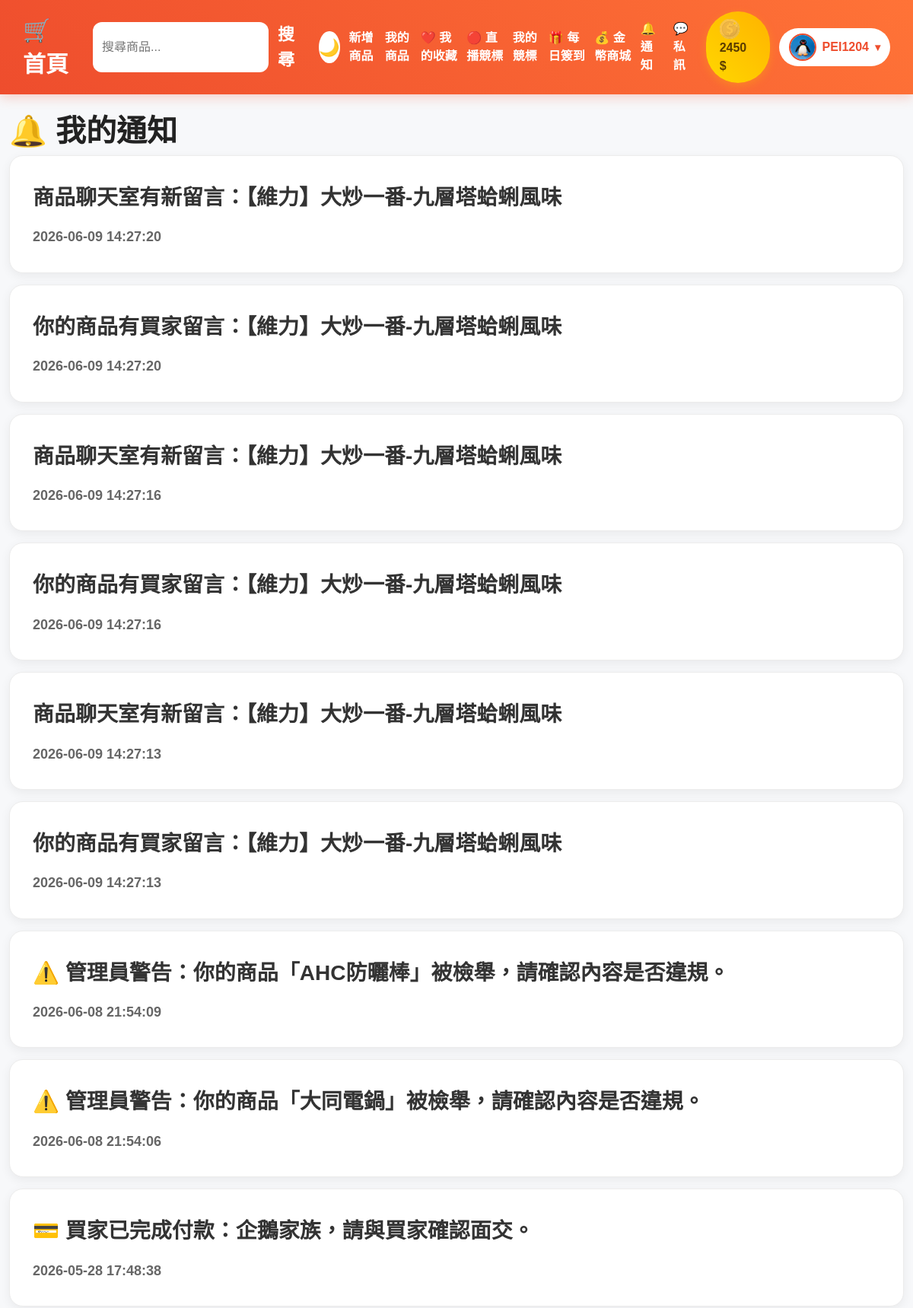
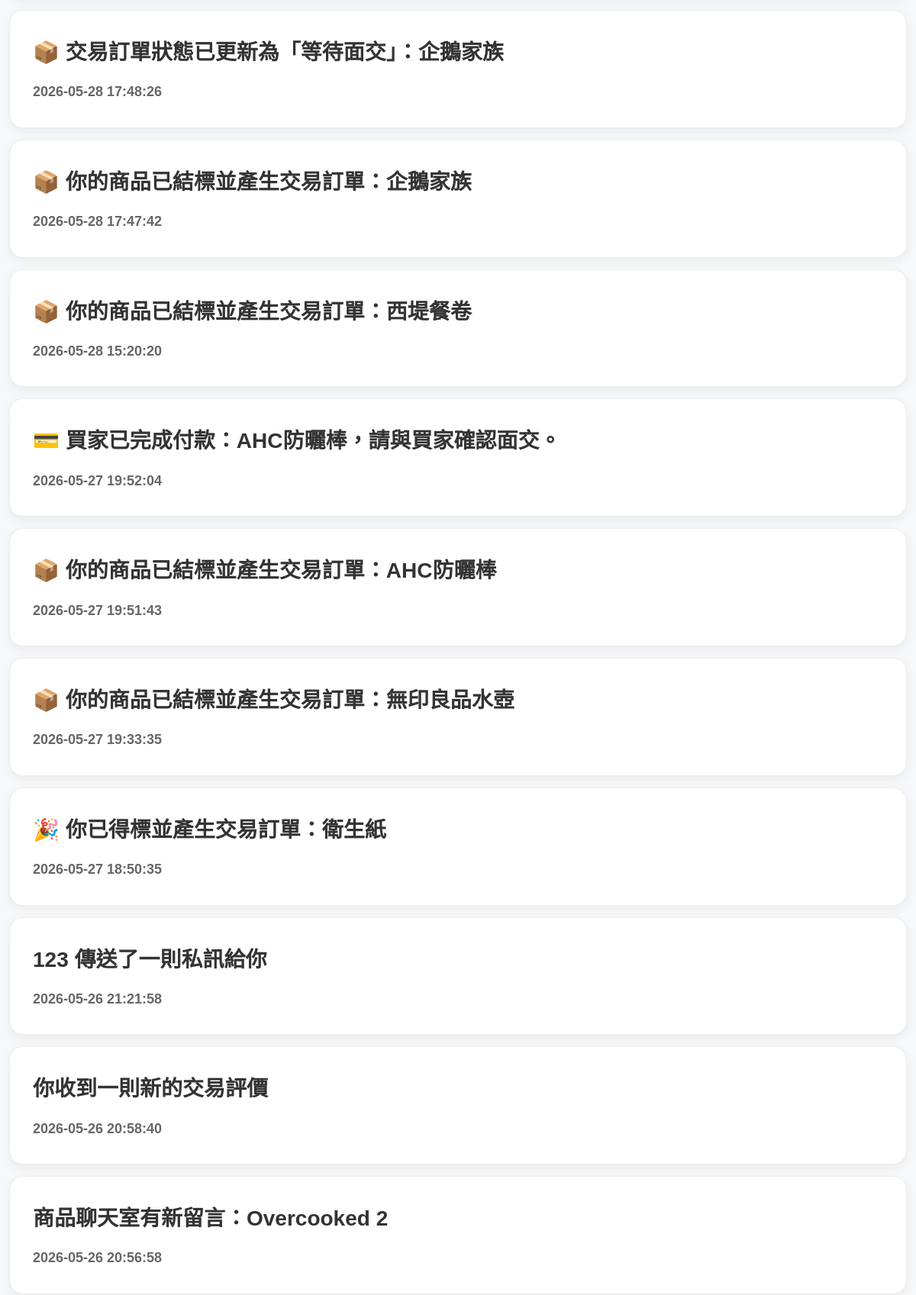
The page /notifications (signed in, upper part) on the database its author committed (2 pictures, top to bottom).
### tables this page shows
CREATE TABLE notifications (
    id INTEGER PRIMARY KEY AUTOINCREMENT,
    user_id INTEGER,
    message TEXT,
    link TEXT,
    is_read INTEGER DEFAULT 0,
    created_at TIMESTAMP DEFAULT CURRENT_TIMESTAMP
);

### app.py (the view)
@app.route("/notifications")
def notifications():
    if "user_id" not in session:
        return redirect("/login")
    db = get_db()
    notes = db.execute(
        """
        SELECT * FROM notifications
        WHERE user_id=?
        ORDER BY id DESC
        """,
        (session["user_id"],)
    ).fetchall()
    db.execute(
        """
        UPDATE notifications
        SET is_read=1
        WHERE user_id=?
        """,
        (session["user_id"],)
    )
    db.commit()
    db.close()
    return render_template(
        "notifications.html",
        notifications=notes
    )

### app.py (called while the page is built, shortened)
def get_db():
    conn = sqlite3.connect(
        DATABASE,
        timeout=30,
        check_same_thread=False
    )
    conn.row_factory = sqlite3.Row
    return conn

def inject_notification_count():
    if "user_id" not in session:
        return dict(notification_count=0)
    db = get_db()
    count = db.execute(
        """
        SELECT COUNT(*) AS count
        FROM notifications
        WHERE user_id=? AND is_read=0
        """,
        (session["user_id"],)
    ).fetchone()["count"]
    db.close()
    return dict(notification_count=count)

def inject_active_announcements():
    try:
        db = get_db()
        ensure_admin_feature_columns(db)
        announcements = db.execute(
            """
            SELECT *
            FROM announcements
            WHERE IFNULL(is_active, 1)=1
            ORDER BY id DESC
            LIMIT 3
            """
        ).fetchall()
        db.close()
        return dict(active_announcements=announcements)
    except Exception:
        return dict(active_announcements=[])

def current_admin_role():
    role = session.get("admin_role", "user")
    if role == "user" and session.get("is_admin") == 1:
        return "super_admin"
    return role

def is_super_admin():
    return current_admin_role() == "super_admin"

@app.before_request
def protect_admin_routes():
    if not request.path.startswith("/admin"):
        return None

@app.context_processor
def inject_admin_role_helpers():
    return dict(
        current_admin_role=current_admin_role(),
        admin_role_name=admin_role_name,
        require_admin_role=require_admin_role,
        is_super_admin=is_super_admin()
    )

### templates/notifications.html
{% extends "layout.html" %}
{% block content %}
<h1 class="page-title">
    🔔 我的通知
</h1>
<div class="notification-list">
    {% for n in notifications %}
        <a
            href="{{ n.link }}"
            class="notification-card"
        >
            <div>
                {{ n.message }}
            </div>
            <small>
                {{ n.created_at }}
            </small>
        </a>
    {% endfor %}
</div>
{% endblock %}

### static/style.css (style rules this page uses)
* { margin:0; padding:0; box-sizing:border-box; }
body { background:#f5f5f5; font-family:Arial,sans-serif; color:#222; overflow-x:hidden; }
.notification-list { display:flex; flex-direction:column; gap:15px; }
.notification-card { display:block; background:white; padding:20px; border-radius:18px; text-decoration:none; color:#333; font-weight:bold; box-shadow:0 5px 20px rgba(238,77,45,0.08); transition:0.3s; }
.notification-card { font-size: 28px; font-weight: bold; padding: 30px; line-height: 1.8; }
.notification-card small { display: block; margin-top: 10px; font-size: 18px; color: #666; }
body { background:#f7f8fa; }
.product-card, .review-card, .chat-box, .notification-card, .message-card, .form-box, .card, .bid-box, .seller-info-box, .auto-bid-box, .winner-box { border-radius:18px !important; box-shadow:0 4px 14px rgba(0,0,0,.06) !important; border:1px solid #ececec; }
.product-title, .page-title, .form-title { font-weight:800; color:#222; }

### rows shown on the page
notifications: message "商品聊天室有新留言：【維力】大炒一番-九層塔蛤蜊風味", created_at "2026-06-09 14:27:20"
notifications: message "你的商品有買家留言：【維力】大炒一番-九層塔蛤蜊風味", created_at "2026-06-09 14:27:20"
notifications: message "商品聊天室有新留言：【維力】大炒一番-九層塔蛤蜊風味", created_at "2026-06-09 14:27:16"
notifications: message "你的商品有買家留言：【維力】大炒一番-九層塔蛤蜊風味", created_at "2026-06-09 14:27:16"
notifications: message "商品聊天室有新留言：【維力】大炒一番-九層塔蛤蜊風味", created_at "2026-06-09 14:27:13"
notifications: message "你的商品有買家留言：【維力】大炒一番-九層塔蛤蜊風味", created_at "2026-06-09 14:27:13"
notifications: message "⚠️ 管理員警告：你的商品「AHC防曬棒」被檢舉，請確認內容是否違規。", created_at "2026-06-08 21:54:09"
notifications: message "⚠️ 管理員警告：你的商品「大同電鍋」被檢舉，請確認內容是否違規。", created_at "2026-06-08 21:54:06"
notifications: message "💳 買家已完成付款：企鵝家族，請與買家確認面交。", created_at "2026-05-28 17:48:38"
notifications: message "📦 交易訂單狀態已更新為「等待面交」：企鵝家族", created_at "2026-05-28 17:48:26"
notifications: message "📦 你的商品已結標並產生交易訂單：企鵝家族", created_at "2026-05-28 17:47:42"
notifications: message "📦 你的商品已結標並產生交易訂單：西堤餐卷", created_at "2026-05-28 15:20:20"
notifications: message "💳 買家已完成付款：AHC防曬棒，請與買家確認面交。", created_at "2026-05-27 19:52:04"
notifications: message "📦 你的商品已結標並產生交易訂單：AHC防曬棒", created_at "2026-05-27 19:51:43"
notifications: message "📦 你的商品已結標並產生交易訂單：無印良品水壺", created_at "2026-05-27 19:33:35"
notifications: message "🎉 你已得標並產生交易訂單：衛生紙", created_at "2026-05-27 18:50:35"
notifications: message "123 傳送了一則私訊給你", created_at "2026-05-26 21:21:58"
notifications: message "你收到一則新的交易評價", created_at "2026-05-26 20:58:40"
notifications: message "商品聊天室有新留言：Overcooked 2", created_at "2026-05-26 20:56:58"

### other values the page prints
{{ session.get("coins", 0) }} "2450"
{{ session["username"] }} "PEI1204"
